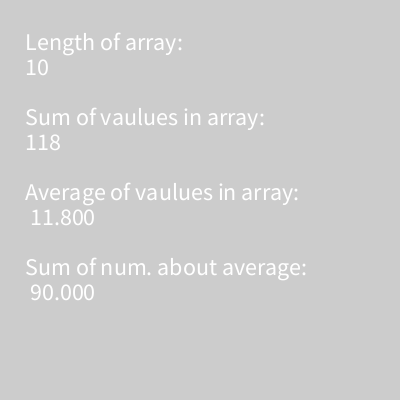
Frame 1 (no input)
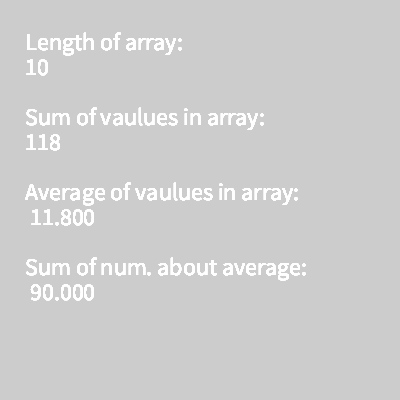
Frame 60 (the mouse pressed at the canvas centre just before this capture)
Frame 120 (the mouse held since frame 60 and released just before this capture): identical to frame 60, image omitted

The Processing sketch that drew these frames (run headless with seeded random() and noise(); from frame 60 on, the mouse is pressed at the canvas centre):

// Processing sketch: processing_54229
// ── processing_54229.pde

int [] numList = {
  2, 6, 18, 19, 20, 4, 7, 9, 15, 18
};
void setup () {
  size(400, 400);
}

void draw () {
  textSize(24);
  text ("Length of array:", 25, 50);
  text (numList.length, 25, 75);
  text ("Sum of vaulues in array:", 25, 125);
  text (sumNumYum (), 25, 150);
  text ("Average of vaulues in array:", 25, 200);
  text (avgSumNumYum(), 25, 225);
  text ("Sum of num. about average:", 25,275);
  text (aboveAvgSumNumYum(),25,300);
}

int sumNumYum() {
  int sumNum=0;
  for (int i=0;i<numList.length;i++) {
    sumNum+=numList[i];
  }
  return sumNum;
}

float avgSumNumYum() {
  float sumNum=0;
  for (int i=0;i<numList.length;i++) {
    sumNum+=numList[i];
  }
  return sumNum/numList.length;
}

float aboveAvgSumNumYum() {
  float sumNum = 0;
 for (int i=0; i<numList.length;i++){
  if (numList [i]>avgSumNumYum()){
   sumNum=sumNum+numList [i];
  }
 }
return sumNum; 
}
